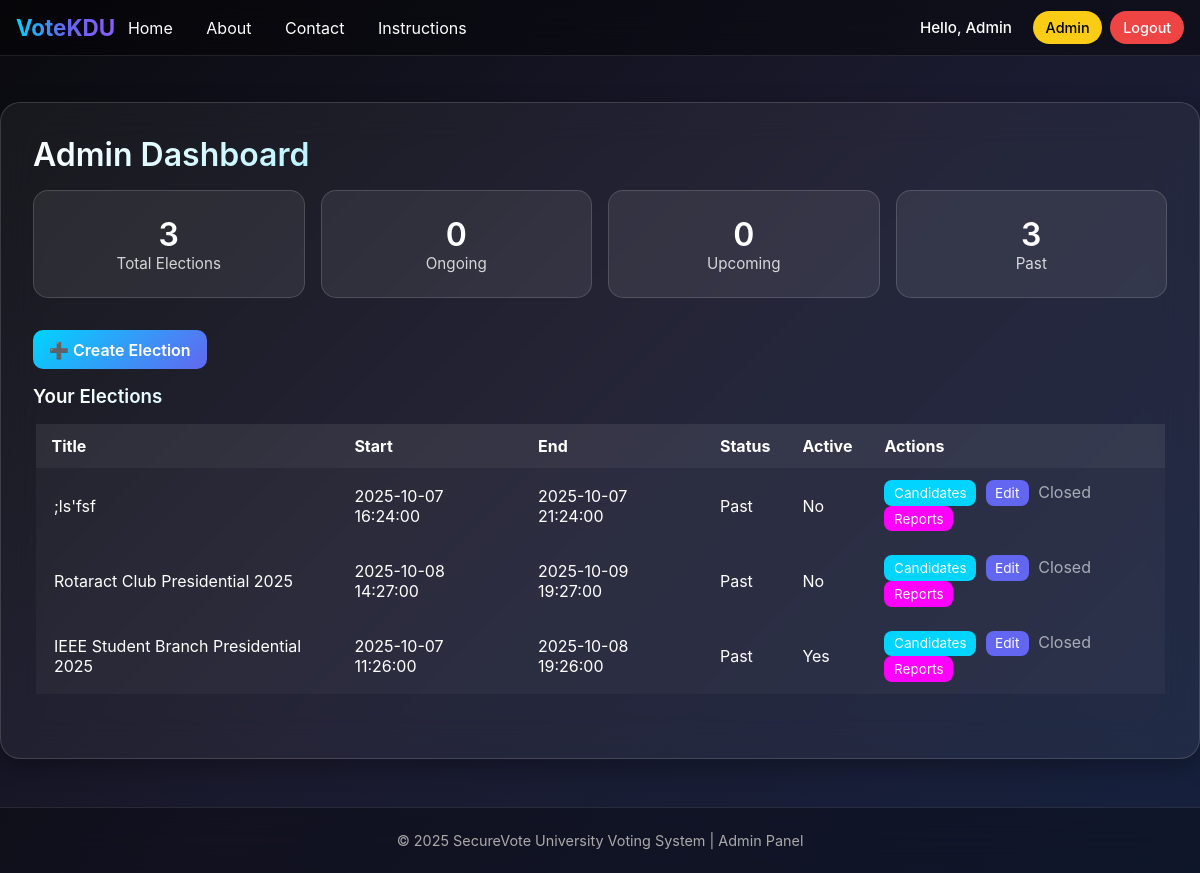
Page /admin/dashboard.php (signed in) on the earlier database version.
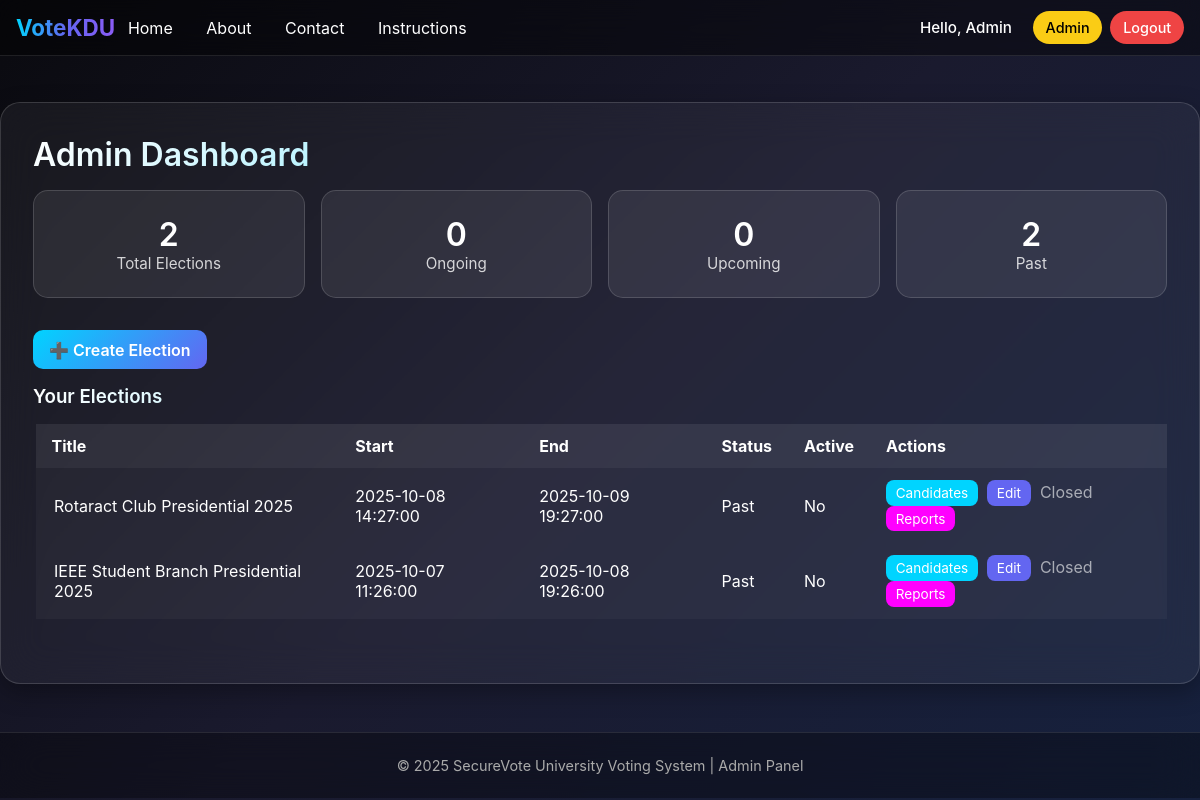
Same page on the later database version.
### tables this page shows
CREATE TABLE `elections` (
  `id` int(11) NOT NULL,
  `title` varchar(255) NOT NULL,
  `description` text DEFAULT NULL,
  `start_datetime` datetime NOT NULL,
  `end_datetime` datetime NOT NULL,
  `is_active` tinyint(1) DEFAULT 0,
  `created_by` int(11) NOT NULL,
  `created_at` timestamp NOT NULL DEFAULT current_timestamp()
);

### helpers.php (called while the page is built, shortened)
<?php
function e($s) {
    return htmlspecialchars($s, ENT_QUOTES | ENT_HTML5, 'UTF-8');
}
function is_logged_in() {
    return !empty($_SESSION['user_id']);
}
function current_user() {
    return $_SESSION['user'] ?? null;
}

### admin/dashboard.php (the view, shortened to what this page needs)
<?php
require_once __DIR__ . '/../init.php';
$stmt = $pdo->prepare("SELECT * FROM elections ORDER BY created_at DESC");
$stmt->execute();
$elections = $stmt->fetchAll();
$total = count($elections);
$now = new DateTime();
$upcoming = $ongoing = $past = 0;
foreach ($elections as $el) {
    $start = new DateTime($el['start_datetime']);
    $end = new DateTime($el['end_datetime']);
    if ($now < $start) $upcoming++;
    elseif ($now >= $start && $now <= $end) $ongoing++;
    else $past++;
}
?>
<!doctype html>
<html lang="en">
<head>
  <link href="/club_voting/assets/css/style.css" rel="stylesheet">
</head>
<body>
<div id="tsparticles"></div>
<?php include __DIR__ . '/../_nav.php'; ?>
<div class="dashboard-container">
  <h1>Admin Dashboard</h1>
  <div class="stats-row">
    <div class="stat-card"><h2><?= $total ?></h2><p>Total Elections</p></div>
    <div class="stat-card"><h2><?= $ongoing ?></h2><p>Ongoing</p></div>
    <div class="stat-card"><h2><?= $upcoming ?></h2><p>Upcoming</p></div>
    <div class="stat-card"><h2><?= $past ?></h2><p>Past</p></div>
  </div>
  <a href="create_election.php" class="btn-custom">➕ Create Election</a>
  <h3>Your Elections</h3>
  <table>
    <thead>
      <tr>
        <th>Title</th>
        <th>Start</th>
        <th>End</th>
        <th>Status</th>
        <th>Active</th>
        <th>Actions</th>
      </tr>
    </thead>
    <tbody>
      <?php
      foreach ($elections as $el):
        $start = new DateTime($el['start_datetime']);
        $end = new DateTime($el['end_datetime']);
        $status = ($now < $start) ? 'Upcoming' : (($now >= $start && $now <= $end) ? 'Ongoing' : 'Past');
      ?>
      <tr>
        <td><?= e($el['title']) ?></td>
        <td><?= e($el['start_datetime']) ?></td>
        <td><?= e($el['end_datetime']) ?></td>
        <td><?= $status ?></td>
        <td><?= $el['is_active'] ? 'Yes' : 'No' ?></td>
        <td>
          <a href="manage_candidates.php?election_id=<?= e($el['id']) ?>" class="action-btn action-btn-primary">Candidates</a>
          <a href="edit_election.php?id=<?= e($el['id']) ?>" class="action-btn action-btn-secondary">Edit</a>
          <?php if ($now >= $start && $now <= $end): ?>
            <a href="start_stop_election.php?id=<?= e($el['id']) ?>" class="action-btn action-btn-warning" onclick="return confirm('Toggle start/stop?')">
              <?= $el['is_active'] ? 'Stop' : 'Start' ?>
            </a>
          <?php else: ?>
            <span style="opacity:0.6;">Closed</span>
          <?php endif; ?>
          <a href="reports.php?election_id=<?= e($el['id']) ?>" class="action-btn action-btn-info">Reports</a>
        </td>
      </tr>
      <?php endforeach; ?>
    </tbody>
  </table>
</div>
<footer>
  <p>&copy; 2025 SecureVote University Voting System | Admin Panel</p>
</footer>
</body>
</html>

### _nav.php (shortened to what this page needs)
<nav class="navbar">
  <div class="nav-container">
    <a class="brand text-gradient" href="/club_voting/">VoteKDU</a>
    <div id="navMain" class="nav-links">
      <ul class="left">
        <li><a href="/club_voting/">Home</a></li>
        <li><a href="/club_voting/about.php">About</a></li>
        <li><a href="/club_voting/contact.php">Contact</a></li>
        <li><a href="/club_voting/instructions.php">Instructions</a></li>
      </ul>
      <ul class="right">
        <?php if (!is_logged_in()): ?>
          <li><a class="btn outline" href="/club_voting/register.php">Register</a></li>
          <li><a class="btn primary" href="/club_voting/login.php">Login</a></li>
        <?php else: ?>
          <?php $u = current_user(); ?>
          <li class="welcome-container"><span class="welcome">Hello, <?= e($u['name']) ?></span></li>
          <?php if ($u['role'] === 'admin'): ?>
            <li><a class="btn warning" href="/club_voting/admin/dashboard.php">Admin</a></li>
          <?php else: ?>
            <li><a class="btn success" href="/club_voting/voter/dashboard.php">Voter</a></li>
          <?php endif; ?>
          <li><a class="btn danger" href="/club_voting/logout.php">Logout</a></li>
        <?php endif; ?>
      </ul>
    </div>
  </div>
</nav>

### assets/css/style.css (style rules this page uses)
body { font-family: 'Poppins', sans-serif; background-color: var(--votekdu-light-gray); color: #333; padding-top: 80px; }
h1, h2, h3, h4, h5, h6 { font-weight: 600; }

### admin/dashboard.php (style rules this page uses)
* { margin:0; padding:0; box-sizing:border-box; }
body { font-family: 'Inter', sans-serif; background: linear-gradient(135deg, #0a0a0f 0%, #1a1a2e 50%, #16213e 100%); color: #fff; min-height: 100vh; overflow-x: hidden; padding-top: 80px; }
#tsparticles { position: fixed; top:0; left:0; width:100%; height:100%; z-index:0; pointer-events:none; }
.dashboard-container { position: relative; z-index:2; margin: 2rem auto; max-width: 1200px; background: rgba(255,255,255,0.05); backdrop-filter: blur(20px); border-radius: 20px; padding: 2rem; border: 1px solid rgba(255,255,255,0.15); box-shadow: 0 8px 24px rgba(0,0,0,0.3); }
h1,h3 { background: linear-gradient(135deg, #ffffff, #00d4ff); -webkit-background-clip: text; -webkit-text-fill-color: transparent; margin-bottom: 1rem; }
.stats-row { display: grid; grid-template-columns: repeat(auto-fit, minmax(180px, 1fr)); gap: 1rem; margin-bottom: 2rem; }
.stat-card { background: rgba(255,255,255,0.08); border-radius: 15px; padding: 1.5rem; text-align: center; border: 1px solid rgba(255,255,255,0.15); transition: transform 0.3s ease, box-shadow 0.3s ease; }
.stat-card h2 { font-size: 2rem; margin:0; }
.stat-card p { margin:0; font-size:0.95rem; opacity:0.8; }
.btn-custom { display: inline-block; background: linear-gradient(135deg, #00d4ff, #6366f1); color: #fff; border: none; padding: 0.6rem 1rem; border-radius: 10px; font-weight: 600; cursor: pointer; transition: transform 0.2s ease, background 0.3s ease; text-decoration: none; margin-bottom: 1rem; }
table { width: 100%; border-collapse: collapse; color: #fff; margin-bottom: 2rem; }
table thead { background: rgba(255,255,255,0.08); }
table th, table td { padding: 0.75rem 1rem; text-align: left; }
table tbody tr { background: rgba(255,255,255,0.03); transition: all 0.3s ease; border-left: 5px solid transparent; }
.action-btn { display: inline-block; padding: 0.3rem 0.6rem; margin-right: 0.3rem; font-size: 0.85rem; border-radius: 8px; text-decoration: none; color: #fff; transition: transform 0.2s ease; }
.action-btn-primary { background: #00d4ff; }
.action-btn-secondary { background: #6366f1; }
.action-btn-info { background: #ff00ff; }
footer { margin-top: 3rem; background: rgba(0,0,0,0.3); backdrop-filter: blur(20px); padding: 1.5rem; text-align: center; border-top: 1px solid rgba(255,255,255,0.1); color: #aaa; font-size: 0.9rem; }

### _nav.php (style rules this page uses)
body { padding-top: 70px; }
.navbar { position: fixed; top: 0; left: 0; width: 100%; backdrop-filter: blur(15px); background: rgba(0,0,0,0.4); z-index: 1000; border-bottom: 1px solid rgba(255,255,255,0.1); }
.nav-container { display: flex; align-items: center; justify-content: space-between; padding: 0.6rem 1rem; width: 100%; max-width: none; margin: 0; box-sizing: border-box; }
.brand { font-weight: 700; font-size: 1.4rem; text-decoration: none; margin-right: auto; }
.text-gradient { background: linear-gradient(90deg, #00d4ff, #6366f1, #8b5cf6); -webkit-background-clip: text; -webkit-text-fill-color: transparent; }
.nav-links { display: flex; align-items: center; justify-content: flex-end; flex-grow: 1; margin-left: 0; }
.nav-links ul { list-style: none; display: flex; padding: 0; margin: 0; align-items: center; gap: 0.5rem; }
.nav-links ul.left { margin-right: auto; }
.nav-links ul.right { margin-left: auto; }
.nav-links a { color: #fff; text-decoration: none; position: relative; transition: all 0.3s ease; padding: 0.5rem 0.8rem; display: block; white-space: nowrap; }
.nav-links a::after { content: ''; position: absolute; left: 50%; bottom: -4px; width: 0; height: 2px; background: linear-gradient(90deg, #00d4ff, #8b5cf6); transition: all 0.3s ease; transform: translateX(-50%); }
.btn { display: inline-block; padding: 0.4rem 1rem; border-radius: 20px; font-weight: 500; text-decoration:none; transition: all 0.3s ease; border: none; cursor: pointer; font-size: 0.9rem; white-space: nowrap; }
.btn.warning { background: #facc15; color:#000; }
.btn.danger { background: #ef4444; color: #fff; }
.welcome-container { display: flex; align-items: center; }
.welcome { color: #fff; font-weight: 500; font-size: 0.95rem; white-space: nowrap; display: flex; align-items: center; padding: 0.5rem 0.8rem; }

Differences in the rows shown:
removed elections: title ";ls'fsf", start_datetime "2025-10-07 16:24:00", end_datetime "2025-10-07 21:24:00", is_active "No", shows "Closed"
changed elections "IEEE Student Branch Presidential 2025": is_active "Yes" → "No"
Other differences:
$total: "3" → "2"
$past: "3" → "2"
